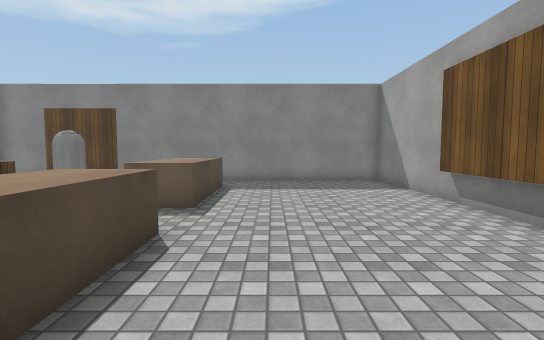
view 1 (above)

12 first-person views from a walk through a Unity game level. The camera is 1.3 m above the floor, tilts 4° down and sees 85° across. The floor is counted in squares, 1 m on a side. Each view is taken from the middle of a square. On the plan, view 1 faces up. The plan holds only what a view shows up to about 14 squares ahead; the rest is blank. Surface patterns are stand-ins for the level's own textures.

view 2
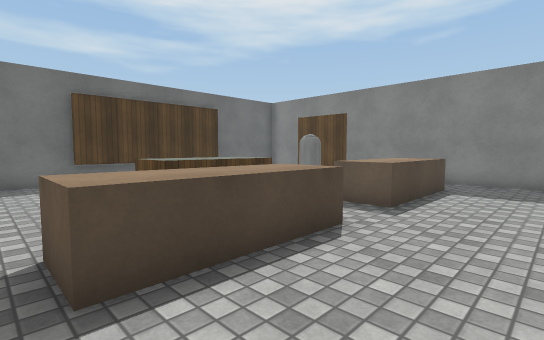

view 3
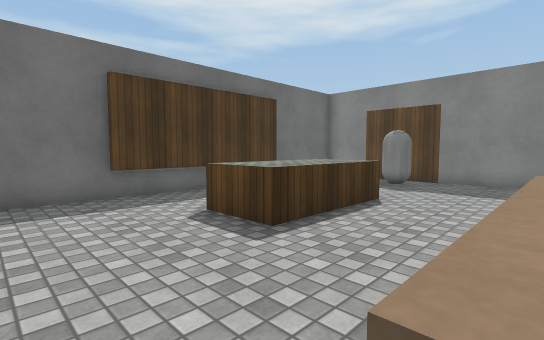

view 4
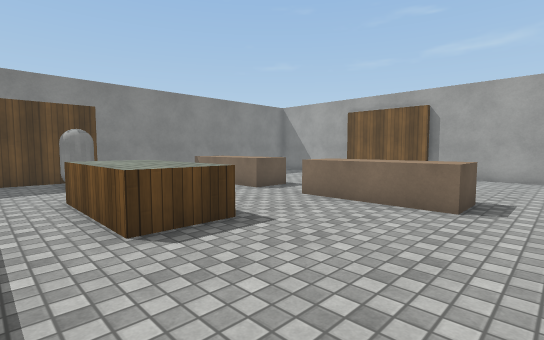

view 5
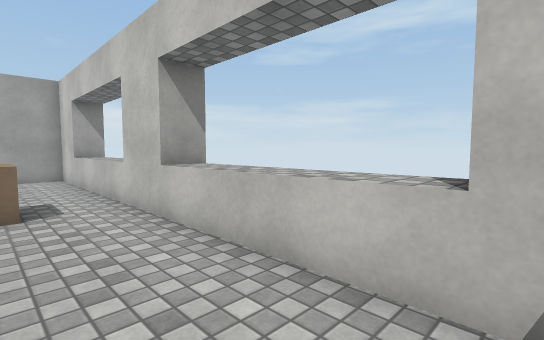

view 6
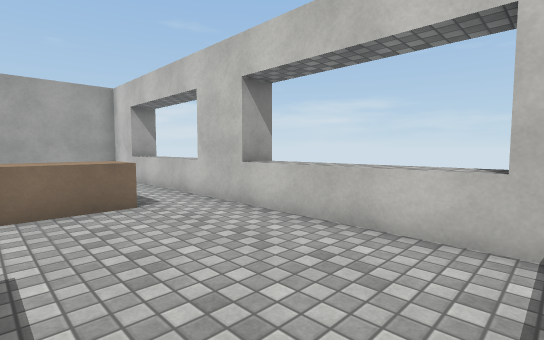

view 7
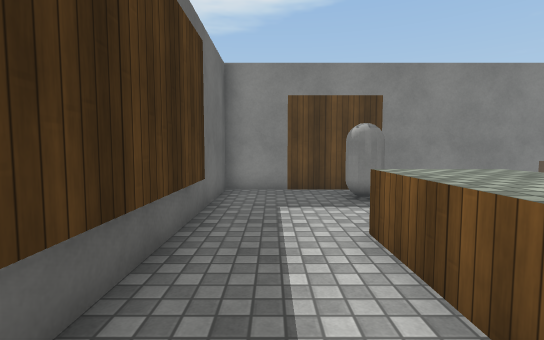

view 8
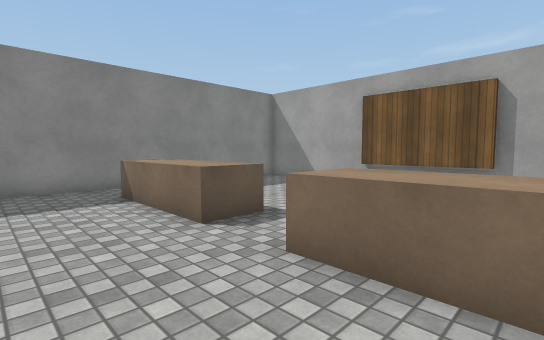

view 9
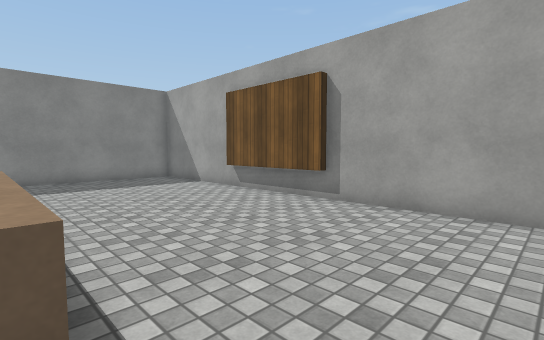

view 10
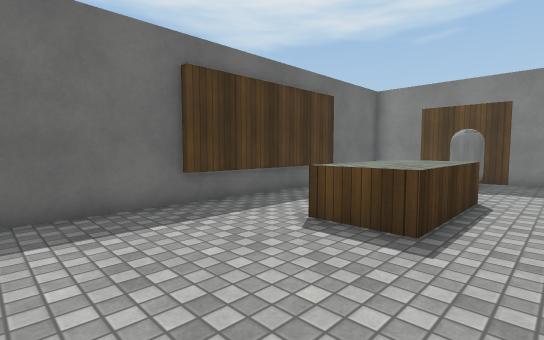

view 11
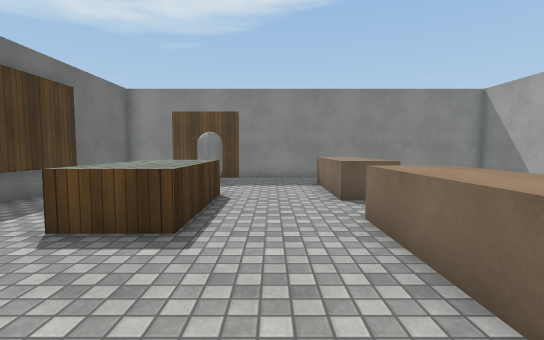

view 12
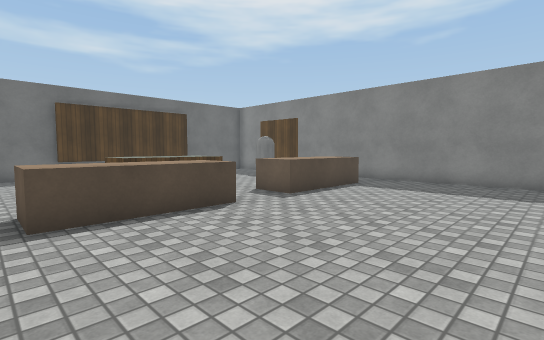

### Floor plan
Key: @ floor where view 1 was taken; # wall or solid block; . floor; ^ raised ledge; C capsule; B block.
Columns run from 12 left of view 1 to 5 right of it. Each row starts with its distance up from view 1.
 13 ##################
 12 #................#
 11 #...CC...........#
 10 #........BB......#
  9 #........BB......#
  8 ##.......BB......#
  7 ##..^^...BB.....##
  6  #..^^..........##
  5  #..^^..........##
  4 ##..^^...BB.....##
  3 ##.......BB......#
  2 #........BB......#
  1 #........BB......#
  0 #...........@....#
 -1 #................#
 -2  BB^^^^^BB^^^^^BB#

Positions as (right, up) in squares from view 1, and headings:
1: (0, 0), facing up
2: (1, 0), facing up-left
3: (-3, 0), facing up-left
4: (-10, -1), facing up-right
5: (-10, 1), facing down-right
6: (-10, 3), facing down-right
7: (-10, 3), facing up
8: (-6, 2), facing up-right
9: (-2, -1), facing up-right
10: (-5, -1), facing up-left
11: (-5, -1), facing up
12: (4, 0), facing up-left
